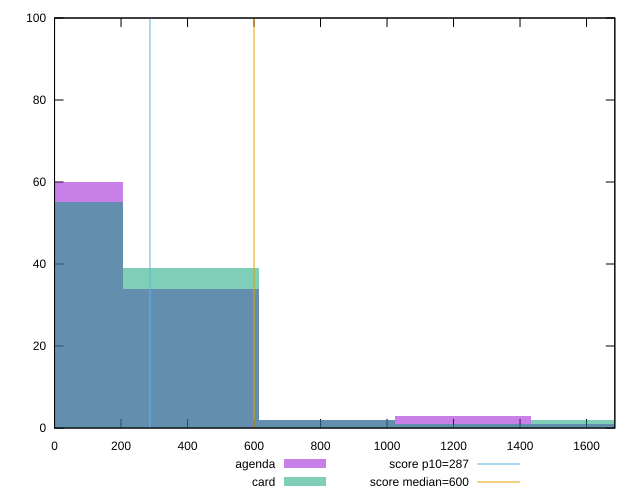

Recreate this plot in gnuplot.
reset

$agenda <<EOF
1227.227669099395 3
1636.303558799193 1
0 60
409.07588969979827 34
818.1517793995965 2
EOF

$card <<EOF
1227.227669099395 1
1636.303558799193 2
818.1517793995965 2
0 55
409.07588969979827 39
EOF

set key outside below
set boxwidth 409.07588969979827
set xrange [0:1685.0800000000008]
set yrange [0:100]
set trange [0:100]
set style fill transparent solid 0.5 noborder

set parametric
set terminal svg size 640, 500 enhanced background rgb 'white'
set output "report/report_00029_2021-02-24T13-36-40.390Z/total-blocking-time/comparison/histogram/1_vs_2.svg"

plot $agenda title "agenda" with boxes, \
     $card title "card" with boxes, \
     287,t title "score p10=287", \
     600,t title "score median=600"

reset
